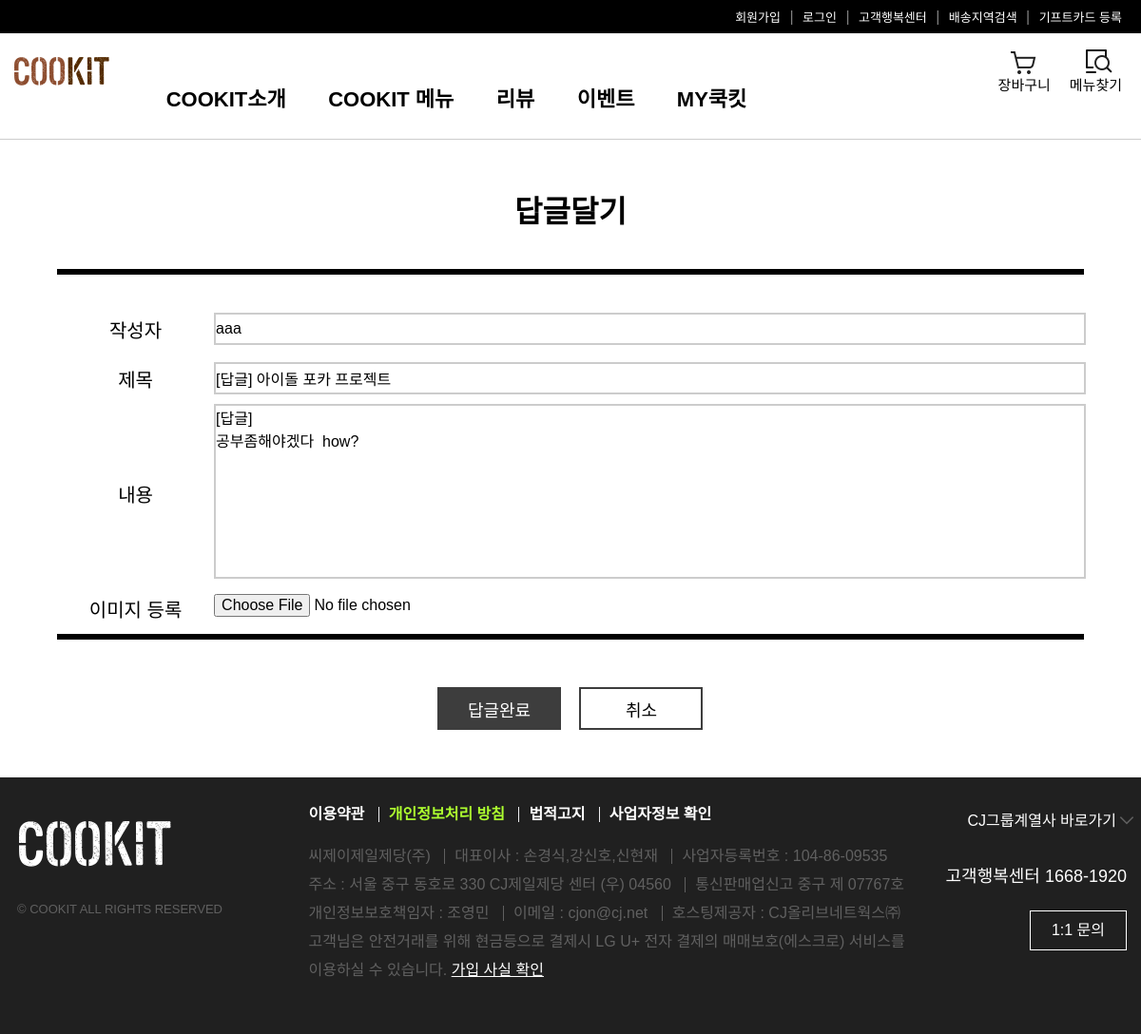
Page /board/reply/1/ on the earlier database version.
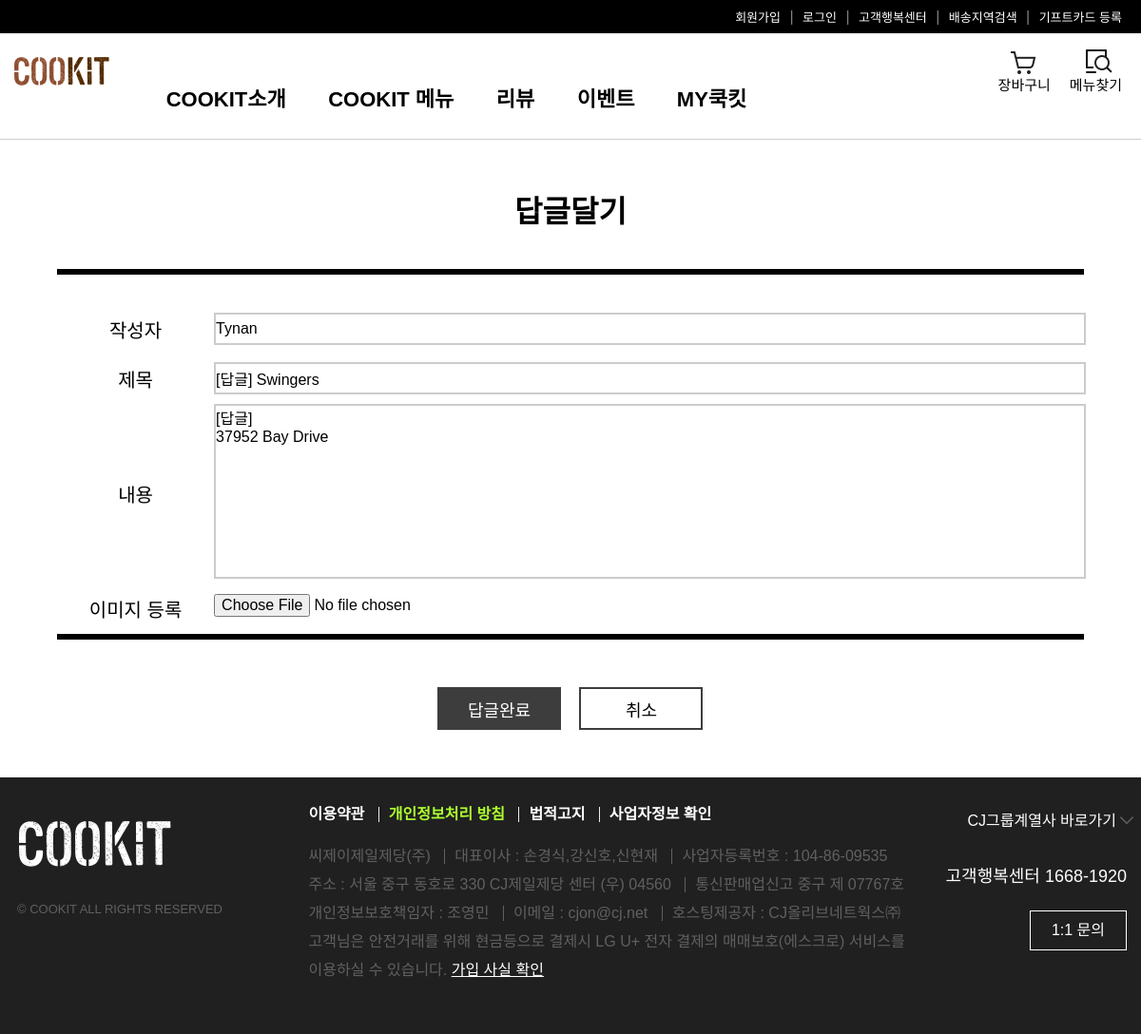
Same page on the later database version.
### board/models.py (models this page shows, shortened)
class Board(models.Model):
    bno = models.AutoField(primary_key=True) #기본키 등록
    id = models.CharField(max_length=100)    #작성자
    btitle = models.CharField(max_length=1000) #제목
    bcontent = models.TextField()              #내용
    bgroup = models.IntegerField(default=0)    #답글달기 묶음
    bstep = models.IntegerField(default=0)     #답글달기 순서
    bindent = models.IntegerField(default=0)   #들여쓰기
    bhit = models.IntegerField(default=0)
    bfile = models.ImageField(null=True,blank=True,upload_to='board')
    bdate = models.DateTimeField(auto_now=True) # 현재날짜시간자동등록

### board/views.py (the view, shortened to what this page needs)
# urls.py: path('reply/<int:bno>/',views.reply,name="reply"),
def reply(request,bno):
    if request.method == 'GET':
        qs = Board.objects.get(bno=bno)
        context = {'board':qs}
        return render(request,'board/reply.html',context)

### board/templates/board/reply.html (shortened to what this page needs)
{% load static %}
<!DOCTYPE html>
<html lang="ko">
<head>
  <link rel="stylesheet" href="/static/css/style.css">
  <link rel="stylesheet" href="/static/css/write.css">
</head>
<body>
  <header>
    <ul>
      <li>회원가입</li> <span>|</span>
      <li>로그인</li> <span>|</span>
      <li>고객행복센터</li> <span>|</span>
      <li>배송지역검색</li> <span>|</span>
      <li>기프트카드 등록</li>
    </ul>
  </header>
  <nav>
    <a href='/'><div class="logo"></div></a>
    <div id="search">
      <div class="search"></div><br>
      <span>메뉴찾기</span>
    </div>
    <div id="cart">
      <div class="cart"></div><br>
      <span>장바구니</span>
    </div>
    <div class="nav-menu">
      <ul>
        <li>COOKIT소개</li>
        <li>COOKIT 메뉴</li>
        <li>리뷰</li>
        <li>이벤트</li>
        <li>MY쿡킷</li>
      </ul>
    </div>
  </nav>
  <section>
    <h1>답글달기</h1>
    <hr>
    <form action="{% url 'board:reply' board.bno %}" name="replyFrm" method="post" enctype='multipart/form-data'>
      <table>
        <colgroup>
          <col width="15%">
          <col width="85%">
        </colgroup>
        <tr>
          <th>작성자</th>
          <td>
            <input type="text" name="id" value='{{board.id}}'>
          </td>
        </tr>
        <tr>
          <th>제목</th>
          <td>
            <input type="text" name="btitle" id='btitle' value='[답글] {{board.btitle}}'>
          </td>
        </tr>
        <tr>
          <th>내용</th>
          <td>
            <textarea name="bcontent" cols="50" rows="10">[답글]
{{board.bcontent}}</textarea>
          </td>
        </tr>
        <tr>
          <th>이미지 등록</th>
          <td>
            <input type="file" name="bfile" id="file">
          </td>
        </tr>
      </table>
      <hr>
      <div class="button-wrapper">
        <button type="button" onclick='replyBtn()' class="write">답글완료</button>
        <button type="button" onclick='javascript:history.back();' class="cancel">취소</button>
      </div>
    </form>
  </section>
  <footer>
    <div class="wrapper">
      <div class="footer-left">
        <div class="footer-logo"></div>
        <div class="copyright">© COOKIT ALL RIGHTS RESERVED</div>
      </div>
      <div class="footer-center">
        <ul class="footer-nav">
          <li class="first-list">이용약관</li>
          <li class="green">개인정보처리 방침</li>
          <li>법적고지</li>
          <li>사업자정보 확인</li>
        </ul>
        <ul class="footer-info">
          <li class="first-list">씨제이제일제당(주)</li>
          <li>대표이사 : 손경식,강신호,신현재</li>
          <li>사업자등록번호 : 104-86-09535</li>
          <li class="first-list">주소 : 서울 중구 동호로 330 CJ제일제당 센터 (우) 04560</li>
          <li>통신판매업신고 중구 제 07767호</li>
          <li class="first-list">개인정보보호책임자 : 조영민</li>
          <li>이메일 : cjon@cj.net</li>
          <li>호스팅제공자 : CJ올리브네트웍스㈜</li>
        </ul>
        <div id="check">고객님은 안전거래를 위해 현금등으로 결제시 LG U+ 전자 결제의 매매보호(에스크로) 서비스를 이용하실 수 있습니다. <span class="check">가입 사실 확인</span></div>
      </div>
      <div class="footer-right">
        <div id="shortcut">
          <span>CJ그룹계열사 바로가기</span>
          <div class="shortcut"></div>
        </div>
        <div class="call">고객행복센터 1668-1920</div>
        <div class="inquery">1:1 문의</div>
      </div>
    </div>
  </footer>
</body>
</html>

Differences in the rows shown:
changed Board: id "aaa" → "Tynan"; btitle "[답글] 아이돌 포카 프로젝트" → "[답글] Swingers"; bcontent "[답글] 공부좀해야겠다 how?" → "[답글] 37952 Bay Drive"
